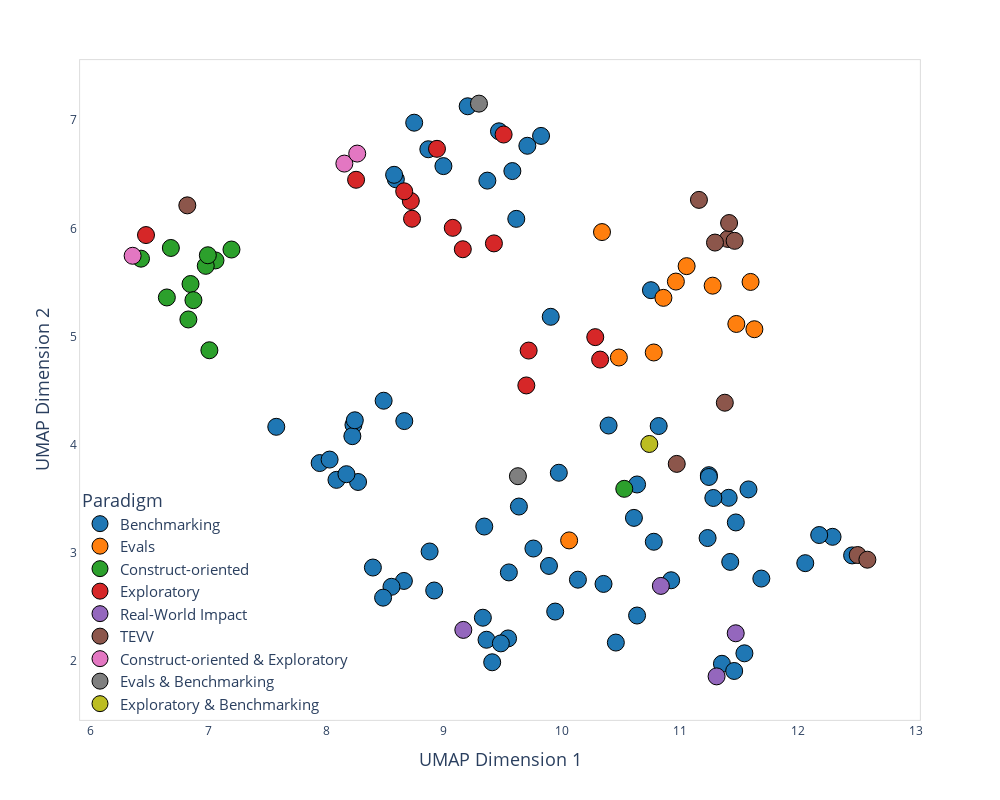

The notebook cell this image was saved under:
### Code cell
# Create a DataFrame for interactive plotting
interactive_data = pd.DataFrame({
    "x": X_umap[:, 0],
    "y": X_umap[:, 1],
    "Paradigm": data['Paradigm'].values,
    "Paper": data['Paper'].values,
    "Year": data['Year'].values,
    "Link": data['Link'].values
})

interactive_data['Paradigm'] = interactive_data['Paradigm'].astype(str)

# Create the interactive scatter plot
fig = px.scatter(
    interactive_data,
    x="x",
    y="y",
    color="Paradigm",
    hover_data={"x": False, "y": False,"Paper":True, "Year":True,"Link":True},  # Information displayed on hover
    color_discrete_sequence=px.colors.qualitative.D3,
    category_orders={"Paradigm": [
        "Benchmarking", "Evals", "Construct-oriented", "Exploratory", 
        "Real-World Impact", "TEVV", "Construct-oriented & Exploratory", 
        "Evals & Benchmarking", "Exploratory & Benchmarking"
    ]}
)

fig.update_layout(
    width=1000,  # Adjust plot width
    height=800,  # Adjust plot height
    legend=dict(
        x=0,  # Position it at the left
        y=0,  # Position it at the bottom
        font=dict(size=15),
        xanchor="left",
        yanchor="bottom",
        bgcolor="rgba(255,255,255,0)",
    ),
    plot_bgcolor="white",  # White plot background
    paper_bgcolor="white",  # White figure background
    xaxis=dict(
        title=dict(text="UMAP Dimension 1", font=dict(size=18)),
        mirror=True,  # Extends ticks and gridlines outside the plot
        showline=True,  # Ensures y-axis line is drawn
        linecolor="lightgray",  
        linewidth=0.8,
    ),
    yaxis=dict(
        title=dict(text="UMAP Dimension 2", font=dict(size=18)),
        mirror=True,  # Extends ticks and gridlines outside the plot
        showline=True,  # Ensures y-axis line is drawn
        linecolor="lightgray",  
        linewidth=0.8,
    )
)

fig.update_traces(marker=dict(line=dict(width=1, color='black')))
fig.update_traces(marker=dict(size=17))

# Save the plot as an HTML file and a PNG image
#fig.write_html("UMAP_projections_jaccard_dist_interactive.html")
#fig.write_image('UMAP_projections_jaccard_dist_interactive.png', width=1000, height=800, scale=3)

fig.show()

### Figure 1 — Plotly figure (JSON) as saved in the notebook; plotly's stock layout.template omitted (floating-point values rounded to 4 significant figures; data arrays with more than 128 entries replaced by an {"elided": "..."} marker saying what was removed)
{"data": [{"customdata": {"elided": "69x3 str values"}, "hovertemplate": "Paradigm=Benchmarking<br>Paper=%{customdata[0]}<br>Year=%{customdata[1]}<br>Link=%{customdata[2]}<extra></extra>", "legendgroup": "Benchmarking", "marker": {"color": "#1F77B4", "symbol": "circle", "line": {"color": "black", "width": 1}, "size": 17}, "mode": "markers", "name": "Benchmarking", "orientation": "v", "showlegend": true, "x": [8.397, 10.4, 9.543, 9.973, 12.46, 12.29, 7.946, 8.592, 7.578, 9.905, 11.43, 9.361, 11.47, 9.613, 9.482, 10.78, 10.46, 9.58, 9.707, 11.36, 10.35, 9.368, 10.93, 11.25, 11.69, 10.61, 11.41, 8.867, 9.201, 8.878, 8.995, 9.943, 9.33, 8.089, 9.55, 10.64, 9.823, 8.272, 8.173, 9.466, 8.66, 8.577, 8.555, 9.342, 11.25, 12.06, 12.18, 10.64, 9.89, 10.14, 11.23, 11.28, 9.758, 11.55, 8.917, 11.46, 10.82, 10.75, 9.635, 9.409, 8.233, 8.664, 8.223, 8.03, 8.488, 8.748, 8.244, 11.58, 8.484], "xaxis": "x", "y": [2.865, 4.178, 2.21, 3.741, 2.977, 3.149, 3.831, 6.454, 4.166, 5.183, 2.917, 2.198, 3.282, 6.088, 2.164, 3.103, 2.172, 6.53, 6.764, 1.975, 2.714, 6.442, 2.748, 3.719, 2.763, 3.324, 3.51, 6.732, 7.129, 3.014, 6.576, 2.458, 2.401, 3.676, 2.82, 3.633, 6.855, 3.656, 3.728, 6.898, 2.741, 6.495, 2.687, 3.244, 3.702, 2.906, 3.166, 2.422, 2.88, 2.753, 3.138, 3.508, 3.041, 2.072, 2.653, 1.909, 4.173, 5.429, 3.429, 1.989, 4.184, 4.219, 4.08, 3.863, 4.407, 6.977, 4.226, 3.587, 2.587], "yaxis": "y", "type": "scatter"}, {"customdata": [["Evaluating Frontier Models for Dangerous Capabilities", "2024", "https://arxiv.org/pdf/2403.13793"], ["Evaluating Language-Model Agents on Realistic Autonomous Tasks", "2023", "https://arxiv.org/pdf/2312.11671"], ["Sabotage Evaluations", "2024", "https://assets.anthropic.com/m/377027d5b36ac1eb/original/Sabotage-Evaluations-for-Frontier-Models.pdf"], ["Large Language Models can Strategically Deceive their Users when Put Under Pressure", "2023", "https://arxiv.org/abs/2311.07590"], ["Disinformation Capabilities of Large Language Models", "2023", "https://arxiv.org/abs/2311.08838"], ["Frontier Models are Capable of In-context Scheming", "2024", "https://arxiv.org/abs/2412.04984"], ["Red Teaming Language Models to Reduce Harms", "2022", "https://arxiv.org/pdf/2209.07858"], ["Red Teaming Language Models with Language Models", "2022", "https://aclanthology.org/2022.emnlp-main.225.pdf"], ["Towards Red Teaming in Multimodal and Multilingual Translation", "2024", "https://arxiv.org/pdf/2401.16247"], ["Jailbroken: How Does LLM Safety Training Fail", "2023", "https://arxiv.org/pdf/2307.02483"], ["Details about METR’s preliminary evaluation of GPT-4o", "2024", "https://metr.github.io/autonomy-evals-guide/gpt-4o-report/"]], "hovertemplate": "Paradigm=Evals<br>Paper=%{customdata[0]}<br>Year=%{customdata[1]}<br>Link=%{customdata[2]}<extra></extra>", "legendgroup": "Evals", "marker": {"color": "#FF7F0E", "symbol": "circle", "line": {"color": "black", "width": 1}, "size": 17}, "mode": "markers", "name": "Evals", "orientation": "v", "showlegend": true, "x": [11.63, 11.6, 11.48, 11.06, 10.78, 10.48, 11.28, 10.86, 10.34, 10.97, 10.06], "xaxis": "x", "y": [5.068, 5.505, 5.117, 5.651, 4.853, 4.807, 5.471, 5.358, 5.966, 5.509, 3.116], "yaxis": "y", "type": "scatter"}, {"customdata": [["PATCH", "2024", "https://arxiv.org/abs/2404.01799"], ["CogEval", "2023", "https://arxiv.org/pdf/2309.15129"], ["Multi-Dimensional Ability Diagnosis for ML Algorithms", "2023", "https://arxiv.org/pdf/2307.07134"], ["Personality Traits in Large Language Models", "2023", "https://arxiv.org/pdf/2307.00184"], ["Do GPT Language Models Suffer From Split Substrate-Free Psychometrics", "2024", "https://arxiv.org/pdf/2408.07377"], ["GIBSONA", "2024", "https://papers.ssrn.com/sol3/papers.cfm?abstract_id=4871025"], ["Automated Evaluation of Retrieval-Augmented Language Models with Task-Specific Exam Generation", "2024", "https://arxiv.org/abs/2405.13622"], ["Revealing the structure of language model capabilities", "2023", "https://arxiv.org/abs/2306.10062"], ["Not a Number: Identifying Instance Features for Capability-Oriented Evaluation", "2022", "https://www.ijcai.org/proceedings/2022/0392.pdf"], ["Inferring Capabilities from Task Performance with Bayesian Triangulation", "2023", "https://arxiv.org/abs/2309.11975"], ["metabench\nA Sparse Benchmark to Measure General Ability in Large Language Models", "2024", "https://arxiv.org/pdf/2407.12844?"], ["From Static Benchmarks to Adaptive Testing:\nPsychometrics in AI Evaluation", "2024", "https://arxiv.org/pdf/2306.10512"]], "hovertemplate": "Paradigm=Construct-oriented<br>Paper=%{customdata[0]}<br>Year=%{customdata[1]}<br>Link=%{customdata[2]}<extra></extra>", "legendgroup": "Construct-oriented", "marker": {"color": "#2CA02C", "symbol": "circle", "line": {"color": "black", "width": 1}, "size": 17}, "mode": "markers", "name": "Construct-oriented", "orientation": "v", "showlegend": true, "x": [6.833, 7.063, 6.651, 6.432, 6.685, 6.981, 10.53, 6.851, 7.199, 6.998, 6.876, 7.011], "xaxis": "x", "y": [5.158, 5.704, 5.362, 5.72, 5.819, 5.654, 3.593, 5.486, 5.805, 5.752, 5.337, 4.874], "yaxis": "y", "type": "scatter"}, {"customdata": [["Evaluation of LLM Generated Code for Exploratory Visual Analysis", "2024", "https://www.uw-insight-lab.com/assets/papers/HEAL24-HolisticEval.pdf"], ["Same Task, More Tokens", "2024", "https://arxiv.org/abs/2402.14848"], ["The Two-Hop Curse", "2024", "https://arxiv.org/abs/2411.16353"], ["Can LLMs make trade-offs involving stipulated pain and pleasure states?", "2024", "https://arxiv.org/pdf/2411.02432"], ["The Reversal Curse", "2024", "https://arxiv.org/pdf/2309.12288"], ["Dialectical language model evaluation: An initial appraisal of the commonsense spatial reasoning abilities of LLMs", "2023", "https://arxiv.org/pdf/2304.11164"], ["Sparks of Artificial General Intelligence: Early experiments with GPT-4", "2023", "https://arxiv.org/abs/2303.12712"], ["Evaluating large language models in theory of mind tasks", "2024", "https://www.pnas.org/doi/pdf/10.1073/pnas.2405460121"], ["TELL ME ABOUT YOURSELF: LLMS ARE AWARE OF THEIR LEARNED BEHAVIORS", "2025", "https://arxiv.org/pdf/2501.11120"], ["Melting Pot 2.0", "2022", "https://arxiv.org/pdf/2211.13746"], ["Connecting the Dots", "2024", "https://arxiv.org/abs/2406.14546"], ["SFT Memorizes, RL Generalizes: A Comparative Study of Foundation Model Post-training", "2025", "https://arxiv.org/abs/2501.17161"], ["Alice in Wonderland", "2024", "https://arxiv.org/abs/2406.02061"], ["Just Like Me: The Role of Opinions and Personal Experiences in The Perception of Explanations in Subjective Decision-Making", "2024", "https://arxiv.org/pdf/2404.12558"]], "hovertemplate": "Paradigm=Exploratory<br>Paper=%{customdata[0]}<br>Year=%{customdata[1]}<br>Link=%{customdata[2]}<extra></extra>", "legendgroup": "Exploratory", "marker": {"color": "#D62728", "symbol": "circle", "line": {"color": "black", "width": 1}, "size": 17}, "mode": "markers", "name": "Exploratory", "orientation": "v", "showlegend": true, "x": [9.698, 9.505, 9.074, 6.474, 8.941, 10.28, 10.32, 8.255, 8.719, 8.729, 8.663, 9.16, 9.423, 9.718], "xaxis": "x", "y": [4.548, 6.868, 6.005, 5.938, 6.736, 4.995, 4.787, 6.449, 6.253, 6.089, 6.343, 5.807, 5.862, 4.871], "yaxis": "y", "type": "scatter"}, {"customdata": [["Evaluating Language Models for Mathematics through Interactions", "2023", "https://arxiv.org/pdf/2306.01694"], ["Can LLMs generate new research ideas?", "2024", "https://arxiv.org/abs/2409.04109"], ["GenAI as an Exoskeleton: Experimental Evidence on Knowledge Workers Using GenAI on New Skills", "2024", "https://papers.ssrn.com/sol3/papers.cfm?abstract_id=4944588"], ["Artificial Intelligence, Scientific Discovery, and Product Innovation", "2024", "https://arxiv.org/abs/2412.17866"]], "hovertemplate": "Paradigm=Real-World Impact<br>Paper=%{customdata[0]}<br>Year=%{customdata[1]}<br>Link=%{customdata[2]}<extra></extra>", "legendgroup": "Real-World Impact", "marker": {"color": "#9467BD", "symbol": "circle", "line": {"color": "black", "width": 1}, "size": 17}, "mode": "markers", "name": "Real-World Impact", "orientation": "v", "showlegend": true, "x": [11.31, 10.84, 9.164, 11.47], "xaxis": "x", "y": [1.859, 2.695, 2.289, 2.258], "yaxis": "y", "type": "scatter"}, {"customdata": [["safe-control-gym: a Unified Benchmark Suite for Safe Learning-based Control and Reinforcement Learning in Robotics", "2021", "https://arxiv.org/pdf/2109.06325"], ["How Many Perturbations Break This Model? Evaluating Robustness Beyond Adversarial Accuracy", "2023", "https://arxiv.org/pdf/2207.04129"], ["Safe Reinforcement Learning with Probabilistic Guarantees Satisfying Temporal Logic Specifications in Continuous Action Spaces", "2023", "https://arxiv.org/pdf/2212.06129"], ["Dense reinforcement learning for safety validation of autonomous vehicles", "2023", "https://www.nature.com/articles/s41586-023-05732-2"], ["Verification and Validation of AI Systems Using Explanations", "2024", "https://ojs.aaai.org/index.php/AAAI-SS/article/view/31774"], ["Assurance Cases to face the complexity of ML-based systems verification", "2024", "https://hal.science/hal-04588599v1/file/DTIS2024-105-ERTS2024_paper_35-1-Publi%C3%A9e.pdf"], ["Autonomous Driving Validation and Verification Using Digital Twins", "2024", "https://www.scitepress.org/Papers/2024/125464/125464.pdf"], ["Empirical evaluation of a hybrid intelligent monitoring system using different measures of effectiveness", "2024", "https://doi.org/10.1016/S0933-3657(01)00091-4"], ["N-Version Assessment and Enhancement of Generative AI", "2024", "https://doi.org/10.1109/MS.2024.3469388"], ["Safe Reinforcement Learning via Probabilistic Logic Shields", "2023", "https://arxiv.org/pdf/2303.03226"]], "hovertemplate": "Paradigm=TEVV<br>Paper=%{customdata[0]}<br>Year=%{customdata[1]}<br>Link=%{customdata[2]}<extra></extra>", "legendgroup": "TEVV", "marker": {"color": "#8C564B", "symbol": "circle", "line": {"color": "black", "width": 1}, "size": 17}, "mode": "markers", "name": "TEVV", "orientation": "v", "showlegend": true, "x": [12.51, 6.824, 12.59, 11.41, 11.16, 11.42, 11.3, 10.97, 11.46, 11.38], "xaxis": "x", "y": [2.981, 6.213, 2.938, 5.902, 6.264, 6.05, 5.869, 3.823, 5.885, 4.389], "yaxis": "y", "type": "scatter"}, {"customdata": [["CogBench", "2024", "https://arxiv.org/abs/2402.18225"], ["Procedural Dilemma Generation for Evaluating Moral Reasoning in Humans and Language Models", "2024", "https://arxiv.org/pdf/2404.10975"], ["Visual cognition in multimodal large language models", "2023", "https://arxiv.org/pdf/2311.16093"]], "hovertemplate": "Paradigm=Construct-oriented & Exploratory<br>Paper=%{customdata[0]}<br>Year=%{customdata[1]}<br>Link=%{customdata[2]}<extra></extra>", "legendgroup": "Construct-oriented & Exploratory", "marker": {"color": "#E377C2", "symbol": "circle", "line": {"color": "black", "width": 1}, "size": 17}, "mode": "markers", "name": "Construct-oriented & Exploratory", "orientation": "v", "showlegend": true, "x": [8.156, 6.361, 8.264], "xaxis": "x", "y": [6.599, 5.747, 6.692], "yaxis": "y", "type": "scatter"}, {"customdata": [["Discovering Language Model Behaviors with Model-Written Evaluations", "2022", "https://arxiv.org/abs/2212.09251"], ["US AISI and UK AISI Joint Pre-Deployment Test\nOpenAI o1", "2024", "https://cdn.prod.website-files.com/663bd486c5e4c81588db7a1d/6763fac97cd22a9484ac3c37_o1_uk_us_december_publication_final.pdf"]], "hovertemplate": "Paradigm=Evals & Benchmarking<br>Paper=%{customdata[0]}<br>Year=%{customdata[1]}<br>Link=%{customdata[2]}<extra></extra>", "legendgroup": "Evals & Benchmarking", "marker": {"color": "#7F7F7F", "symbol": "circle", "line": {"color": "black", "width": 1}, "size": 17}, "mode": "markers", "name": "Evals & Benchmarking", "orientation": "v", "showlegend": true, "x": [9.297, 9.627], "xaxis": "x", "y": [7.153, 3.71], "yaxis": "y", "type": "scatter"}, {"customdata": [["Me, Myself, and AI", "2024", "https://arxiv.org/pdf/2407.04694"]], "hovertemplate": "Paradigm=Exploratory & Benchmarking<br>Paper=%{customdata[0]}<br>Year=%{customdata[1]}<br>Link=%{customdata[2]}<extra></extra>", "legendgroup": "Exploratory & Benchmarking", "marker": {"color": "#BCBD22", "symbol": "circle", "line": {"color": "black", "width": 1}, "size": 17}, "mode": "markers", "name": "Exploratory & Benchmarking", "orientation": "v", "showlegend": true, "x": [10.74], "xaxis": "x", "y": [4.007], "yaxis": "y", "type": "scatter"}], "layout": {"xaxis": {"anchor": "y", "domain": [0.0, 1.0], "title": {"text": "UMAP Dimension 1", "font": {"size": 18}}, "mirror": true, "showline": true, "linecolor": "lightgray", "linewidth": 0.8}, "yaxis": {"anchor": "x", "domain": [0.0, 1.0], "title": {"text": "UMAP Dimension 2", "font": {"size": 18}}, "mirror": true, "showline": true, "linecolor": "lightgray", "linewidth": 0.8}, "legend": {"title": {"text": "Paradigm"}, "tracegroupgap": 0, "font": {"size": 15}, "x": 0, "y": 0, "xanchor": "left", "yanchor": "bottom", "bgcolor": "rgba(255,255,255,0)"}, "margin": {"t": 60}, "width": 1000, "height": 800, "plot_bgcolor": "white", "paper_bgcolor": "white"}}
